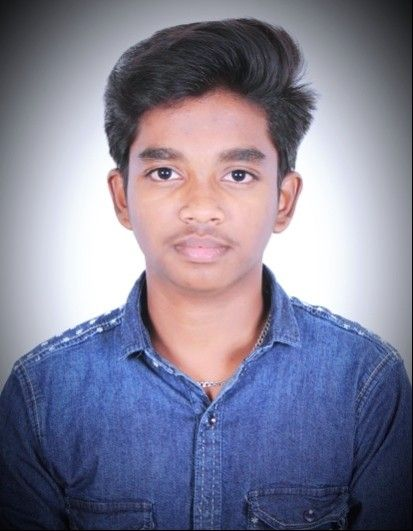
#> input picture images/PRATHEEP.jpg, 413 x 531 px; its folder holds 3 pictures in this run
$ python main.py
#> lines starting #> are read from the running program, lines starting #| are printed output that depends on the picture
import os
from PIL import Image

# Input and Output folders
input_folder = "images"
output_folder = "resized"

# Create output folder if it doesn't exist
if not os.path.exists(output_folder):
    os.makedirs(output_folder)

# Resize configuration
new_size = (300, 300)  # width, height

# Process each image
for filename in os.listdir(input_folder):
    if filename.endswith((".jpg", ".png", ".jpeg")):
        try:
            img_path = os.path.join(input_folder, filename)
            img = Image.open(img_path)
#> img is the input picture: PIL image 413x531 RGB; mean R, G, B 129.5, 128.4, 149.9
            img_resized = img.resize(new_size)
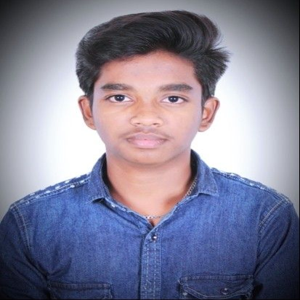
#> img_resized: PIL image 300x300 RGB; mean R, G, B 129.6, 128.4, 149.9

            # Save as PNG (optional: change format)
            output_path = os.path.join(output_folder, f"{os.path.splitext(filename)[0]}.png")
            img_resized.save(output_path)
            print(f"Resized and saved: {output_path}")
        except Exception as e:
            print(f"Failed to process {filename}: {e}")
#> pass 2 of the loop `for filename in os.listdir(input_folder):`:
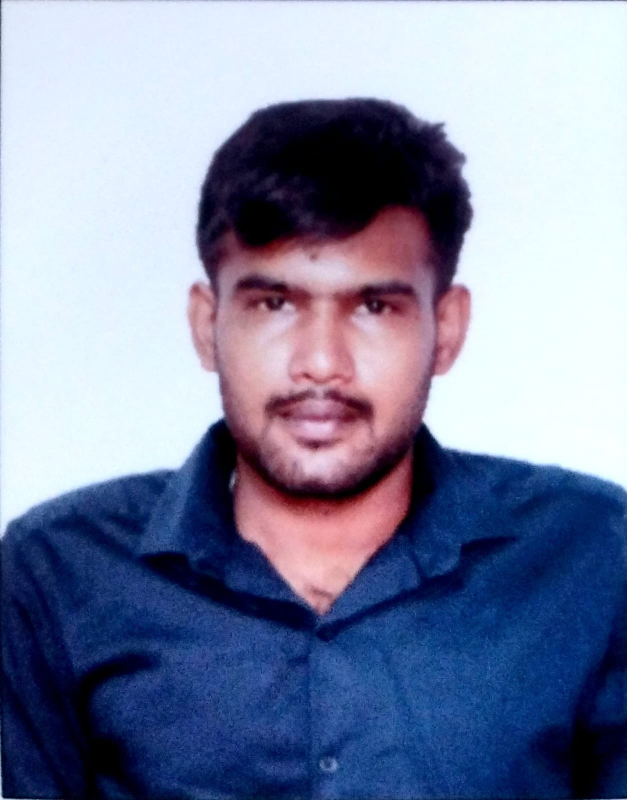
#> input picture images/Passportsize photo.jpg, 1254 x 1600 px (shown at 1/2 size)
#> img is the input picture: PIL image 1254x1600 RGB; mean R, G, B 127, 134.6, 162.9
#> `img_resized = img.resize(new_size)`:
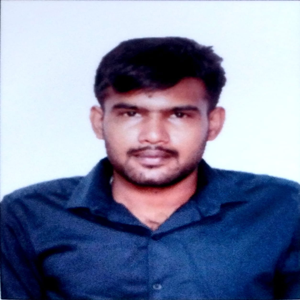
#> img_resized: PIL image 300x300 RGB; mean R, G, B 127, 134.6, 163
